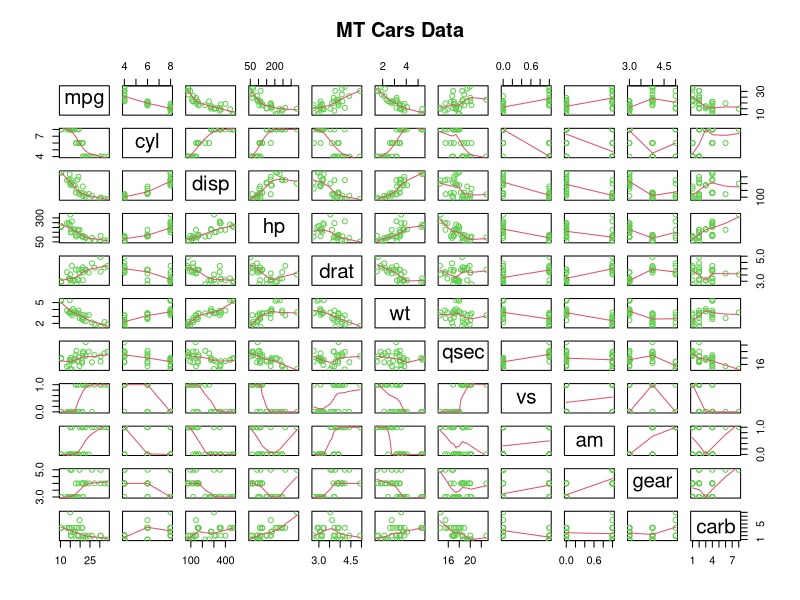
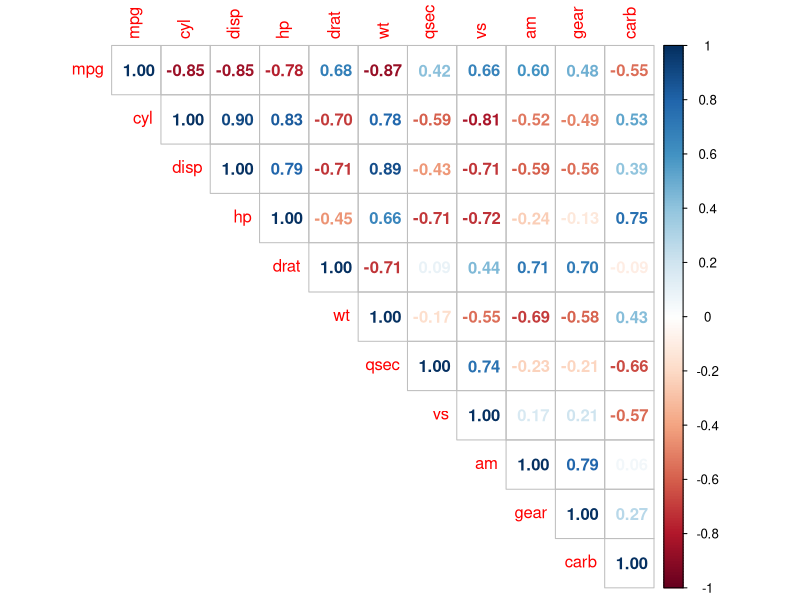
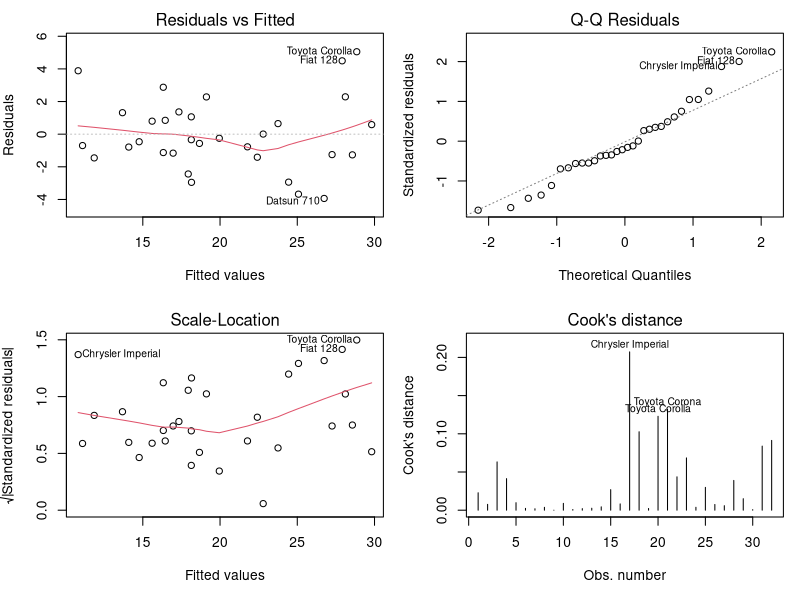

Reproduce these figures in R, in order.
## ---- chunk 1
ipak <- function(pkg){
      new.pkg <- pkg[!(pkg %in% installed.packages()[, "Package"])]
      if (length(new.pkg)) 
            install.packages(new.pkg, dependencies = TRUE)
      sapply(pkg, require, character.only = TRUE)
}

### Package Usage
packages <- c("plyr", "dplyr", "data.table", "dtplyr", "lubridate", "ggplot2", "scales",
                  "reshape2", "knitr", "R.cache", "stringr", "gtools", "quantreg",
                  "graphics", "corrplot", "broom", "rmarkdown")
ipak(packages)
## ---- chunk 2
data(mtcars)
mtcars2 <- mtcars
mtcars2$am <- as.factor(mtcars2$am)
mtcars2$cyl <- as.factor(mtcars2$cyl) 
## ---- chunk 3
str(mtcars)
head(mtcars)
## ---- chunk 4
fit1 <- lm(mpg ~ am, data = mtcars2)
fit10 <- lm(mpg ~ ., data = mtcars2)
bestfit <- step(fit10, direction = "both")   ## stepwise process to identify best fit

## Obtained by manually adding / removing variables (using correlations as guide)
fit3 <- lm(mpg ~ am + wt + cyl, data = mtcars2)
fit4 <- lm(mpg ~ am + wt + cyl + hp, data = mtcars2)
## ---- chunk 5
coef1 <- round(summary(fit1)$coef, 4)
glance1 <- round(glance(fit1)[1:6], 4)

coef10 <- round(summary(fit10)$coef, 4)
glance10 <- round(glance(fit10)[1:6], 4)

coef.best <- round(summary(bestfit)$coef, 4)
glance.best <- round(glance(bestfit)[1:6], 4)

coef3 <- round(summary(fit3)$coef, 4)
glance3 <- round(glance(fit3)[1:6], 4)

coef4 <- round(summary(fit4)$coef, 4)
glance4 <- round(glance(fit4)[1:6], 4)
## ---- chunk 6
model <- c("fit1", "fit3", "fit4", "bestfit", "fit10")
model.compare <- rbind(glance1,glance3, glance4, glance.best, glance10)
model.compare <- cbind(model, model.compare)
model.compare
## ---- chunk 7
mpg.anova <- anova(fit1, fit3, fit4)
mpg.anova
## ---- chunk 8
summary(influence.measures(fit4))
## ---- chunk 9
fit4.dfb <- dfbetas(fit4, parameters = 0, sort = TRUE)   ## ordered based on magnitude
influence.fit4.id <- which(fit4.dfb > (2/(length(mtcars$mpg)^.5))) ##  dfbetas > #2 / sqrt(n)
rbind(influence.fit4.id, fit4.dfb[influence.fit4.id])   ## value relfects a car & fit4 variable combination
## ---- chunk 10
fit4.hat <- hatvalues(fit4)
leverage.fit4.id <- which(fit4.hat > (2*(4+1)/length(mtcars2$mpg))) ##  hatvalue > #2*(k+1)/n
fit4.hat[leverage.fit4.id] 
## ---- chunk 11
round(coef4[,1], 2)
## ---- chunk 12
pairs(mtcars, panel = panel.smooth, main = "MT Cars Data", col = 3)
## ---- chunk 13
mtcars.cor <- cor(mtcars)
corrplot(mtcars.cor, method = "number", type = "upper", add = FALSE, 
                  order = "original", is.corr = TRUE)
## ---- chunk 14
par(mfrow = c(2,2), mar = c(5,4,2,1))
plot(fit4, which = 1:4)
## ---- chunk 15
fit4.confint <- round(predict(fit4, mtcars2, interval = "confidence", level = 0.95), 2)
actual <- mtcars2[,1]
fit4.compare <- as.data.frame(cbind(actual, fit4.confint))
fit4.compare
## ---- chunk 16
fit4.confint <- round(predict(fit4, mtcars2, interval = "confidence", level = 0.95), 2)
actual <- mtcars2[,1]
fit4.compare <- as.data.frame(cbind(actual, fit4.confint))
fit4.compare$outlier <- ifelse(fit4.compare$actual < fit4.compare$lwr | fit4.compare$actual > fit4.compare$upr, "Y","N")
fit4.outlier <- subset(fit4.compare, outlier == "Y")
select(fit4.outlier, actual, fit, lwr, upr)
